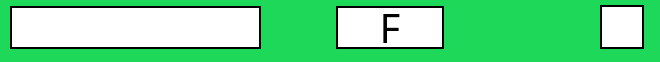
       <widget class="QWidget" name="key17" native="true">
        <property name="sizePolicy">
         <sizepolicy hsizetype="Preferred" vsizetype="Fixed">
          <horstretch>0</horstretch>
          <verstretch>0</verstretch>
         </sizepolicy>
        </property>
        <property name="minimumSize">
         <size>
          <width>0</width>
          <height>55</height>
         </size>
        </property>
        <property name="maximumSize">
         <size>
          <width>16777215</width>
          <height>90</height>
         </size>
        </property>
        <property name="cursor">
         <cursorShape>PointingHandCursor</cursorShape>
        </property>
        <property name="styleSheet">
         <string notr="true">background-color: rgb(30, 217, 89);
</string>
        </property>
        <widget class="QLineEdit" name="game_command17">
         <property name="geometry">
          <rect>
           <x>10</x>
           <y>6</y>
           <width>251</width>
           <height>43</height>
          </rect>
         </property>
         <property name="sizePolicy">
          <sizepolicy hsizetype="Expanding" vsizetype="Preferred">
           <horstretch>0</horstretch>
           <verstretch>0</verstretch>
          </sizepolicy>
         </property>
         <property name="minimumSize">
          <size>
           <width>0</width>
           <height>43</height>
          </size>
         </property>
         <property name="maximumSize">
          <size>
           <width>16777215</width>
           <height>16777215</height>
          </size>
         </property>
         <property name="font">
          <font>
           <family>Berlin Sans FB</family>
           <pointsize>20</pointsize>
          </font>
         </property>
         <property name="styleSheet">
          <string notr="true">background-color: rgb(255, 255, 255);
color: rgb(0, 0, 0);
border-style: solid;
border-width: 2px;
border-color: black;</string>
         </property>
         <property name="inputMask">
          <string notr="true"/>
         </property>
         <property name="maxLength">
          <number>16</number>
         </property>
        </widget>
        <widget class="QLabel" name="key_17_name">
         <property name="geometry">
          <rect>
           <x>336</x>
           <y>6</y>
           <width>108</width>
           <height>43</height>
          </rect>
         </property>
         <property name="font">
          <font>
           <family>Berlin Sans FB</family>
           <pointsize>30</pointsize>
          </font>
         </property>
         <property name="styleSheet">
          <string notr="true">background-color: rgb(255, 255, 255);
border-style: solid;
border-width: 2px;
border-color: black;</string>
         </property>
         <property name="text">
          <string>F</string>
         </property>
         <property name="alignment">
          <set>Qt::AlignCenter</set>
         </property>
        </widget>
        <widget class="QCheckBox" name="checkBoxF">
         <property name="geometry">
          <rect>
           <x>600</x>
           <y>2</y>
           <width>51</width>
           <height>51</height>
          </rect>
         </property>
         <property name="styleSheet">
          <string notr="true">QCheckBox::indicator {
     width: 40px;
     height: 40px;
	border-style: solid;
    border-width: 2px;
    border-color: black;
}

QCheckBox::indicator:checked {
 background-color: rgb(7, 113, 240);
}
QCheckBox::indicator:unchecked {
    background-color: rgb(255, 255, 255);
}
</string>
         </property>
         <property name="text">
          <string/>
         </property>
         <property name="iconSize">
          <size>
           <width>23</width>
           <height>28</height>
          </size>
         </property>
         <property name="checkable">
          <bool>true</bool>
         </property>
        </widget>
       </widget>
